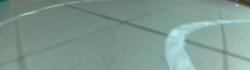
#> input picture model/frame_350_gas_0.05_dir_-1.0.jpg, 250 x 70 px, found by its file name
$ python road_lane_detection.py
#> lines starting #> are read from the running program, lines starting #| are printed output that depends on the picture
# -*- coding: utf-8 -*-
"""road_lane_detection.ipynb

Automatically generated by Colaboratory.

Original file is located at
    https://colab.research.google.com/drive/1w6xv6v5xuQPmMJMMQ5MZnGlC6F9bsi7Q
"""

# ROAD LANE DETECTION

import cv2
import matplotlib.pyplot as plt
import numpy as np

image_path = r"dataset/dataset_propre/2022_03_18_18_04/frame_350_gas_0.05_dir_-1.0.jpg"
image1 = cv2.imread(image_path)
#> image1 is the input picture: shape (70, 250, 3); mean B, G, R 143.6, 152.8, 126.6
plt.imshow(image1)


def grey(image):
    # convert to grayscale
    image = np.asarray(image)
    return cv2.cvtColor(image, cv2.COLOR_RGB2GRAY)


# Apply Gaussian Blur --> Reduce noise and smoothen image
def gauss(image):
    return cv2.GaussianBlur(image, (5, 5), 0)


# outline the strongest gradients in the image --> this is where lines in the image are
def canny(image):
    edges = cv2.Canny(image, 50, 150)
    return edges


def region(image):
    height, width = image.shape
    # isolate the gradients that correspond to the lane lines
    triangle = np.array([
        [(100, height), (475, 325), (width, height)]
    ])
    # create a black image with the same dimensions as original image
    mask = np.zeros_like(image)
    # create a mask (triangle that isolates the region of interest in our image)
    mask = cv2.fillPoly(mask, triangle, 255)
    mask = cv2.bitwise_and(image, mask)
    return mask


def display_lines(image, lines):
    lines_image = np.zeros_like(image)
    # make sure array isn't empty
    if lines is not None:
        for line in lines:
            x1, y1, x2, y2 = line
            # draw lines on a black image
            cv2.line(lines_image, (x1, y1), (x2, y2), (255, 0, 0), 10)
    return lines_image


def average(image, lines):
    left = []
    right = []

    if lines is not None:
        for line in lines:
            print(line)
            x1, y1, x2, y2 = line.reshape(4)
            # fit line to points, return slope and y-int
            parameters = np.polyfit((x1, x2), (y1, y2), 1)
            print(parameters)
            slope = parameters[0]
            y_int = parameters[1]
            # lines on the right have positive slope, and lines on the left have neg slope
            if slope < 0:
                left.append((slope, y_int))
            else:
                right.append((slope, y_int))

    # takes average among all the columns (column0: slope, column1: y_int)
    right_avg = np.average(right, axis=0)
    left_avg = np.average(left, axis=0)
    # create lines based on averages calculates
    left_line = make_points(image, left_avg)
    right_line = make_points(image, right_avg)
    return np.array([left_line, right_line])


def make_points(image, average):
    print(average)
    slope, y_int = average
    y1 = image.shape[0]
    # how long we want our lines to be --> 3/5 the size of the image
    y2 = int(y1 * (3 / 5))
    # determine algebraically
    x1 = int((y1 - y_int) // slope)
    x2 = int((y2 - y_int) // slope)
    return np.array([x1, y1, x2, y2])


#from google.colab.patches import cv2_imshow

'''##### DETECTING lane lines in image ######'''

if __name__ == "__main__":
    copy = np.copy(image1)
    plt.imshow(copy, cmap='Blues_r', vmin=0, vmax=255, interpolation='nearest')
    plt.show()
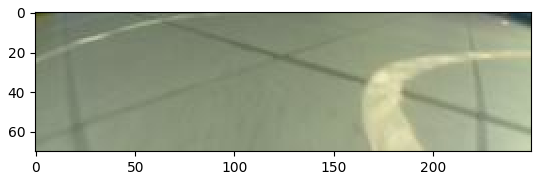
#> figure drawn by matplotlib, 1 panel; B, G, R data is drawn as R, G, B

    edges = cv2.Canny(copy, 50, 150)
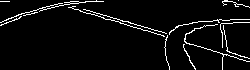
#> edges: shape (70, 250); 4.9% white in thin lines or dots
    isolated = region(edges)
#> in region, `mask = cv2.bitwise_and(image, mask)`: mask: shape (70, 250); every value is 0
    plt.imshow(edges, cmap='Blues_r', vmin=0, vmax=255, interpolation='nearest')
    plt.show()
    plt.imshow(isolated, cmap='Blues_r', vmin=0, vmax=255, interpolation='nearest')
    plt.show()
    cv2.waitKey(0)

    # DRAWING LINES: (order of params) --> region of interest, bin size (P, theta), min intersections needed, placeholder array,
    lines = cv2.HoughLinesP(isolated, 2, np.pi / 180, 100, np.array([]), minLineLength=40, maxLineGap=5)
#> lines = None
    averaged_lines = average(copy, lines)
#> (the run stopped early here; a loop or call above may not have finished)
